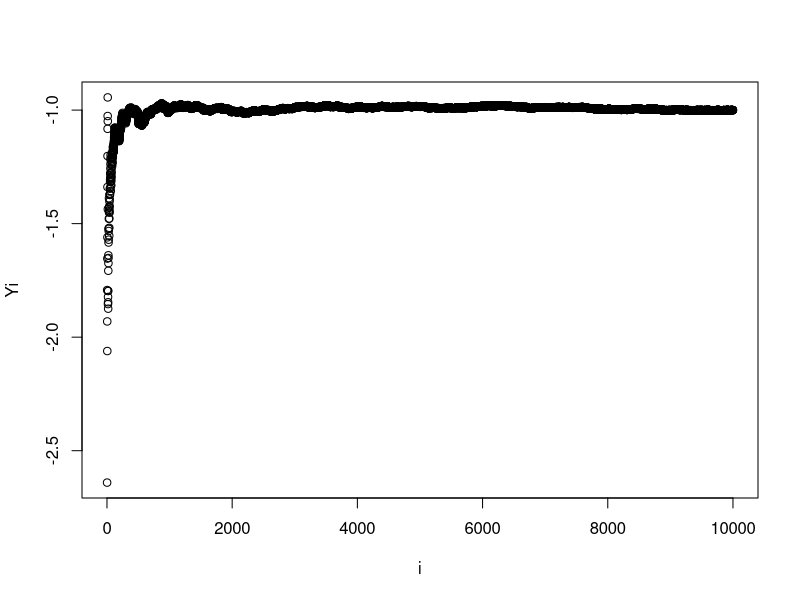
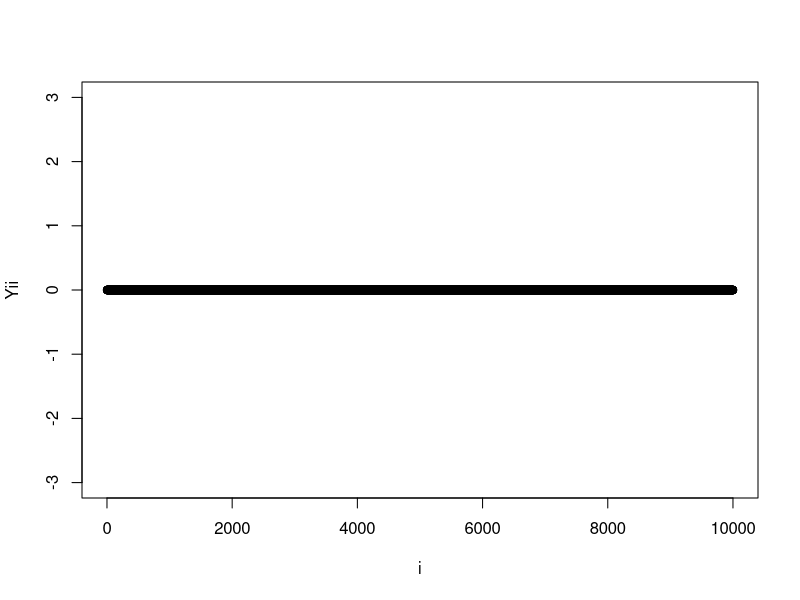
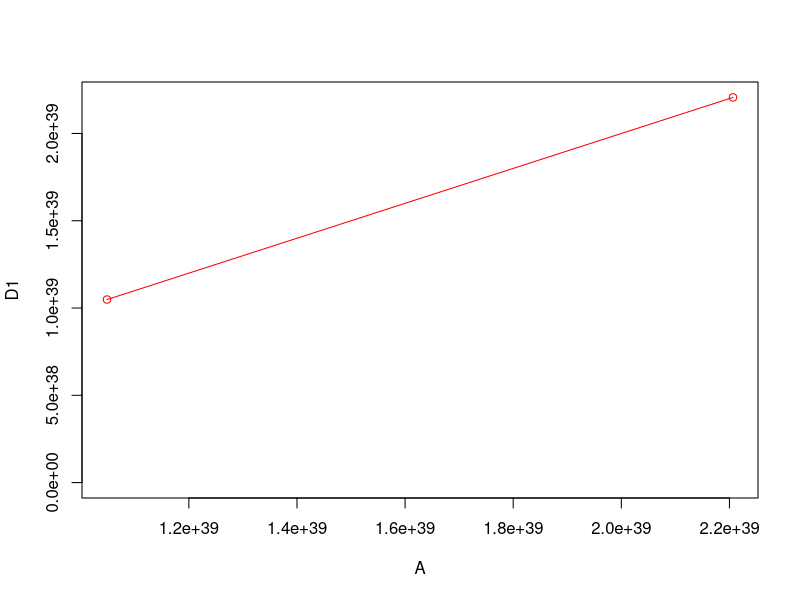
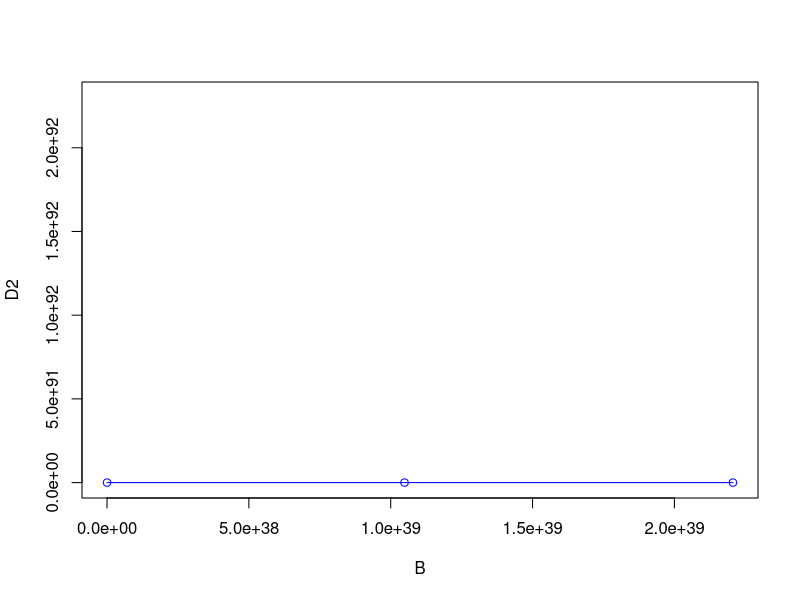
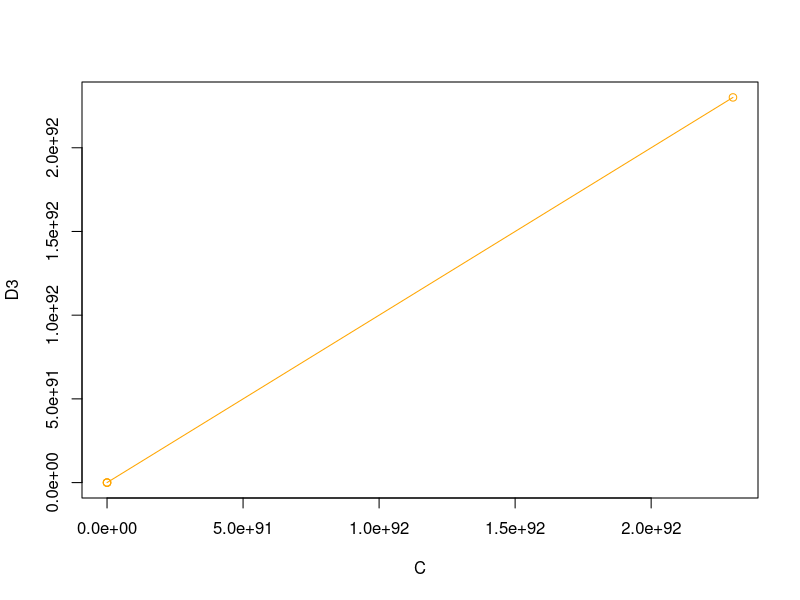

These charts were generated, in order, by the following R code:
## ---- chunk 1
knitr::opts_chunk$set(echo = TRUE, comment = NA)
## ---- chunk 2
x1 = 1/3 
x2 = 1/4
if ( x1-x2 == 1/12) {
print ("Subtsraction is correct")
}else {
print ( " Substraction is wrong" )
}
## ---- chunk 3
x1 = 1
x2 = 1/2
if ( x1-x2 == 1/2) {
  print ("Subtsraction is correct")
}else {
  print ( " Substraction is wrong" )
}
## ---- chunk 4
x1 = 1/3 
x2 = 1/4
if (isTRUE(all.equal((x1 - x2),1/12))) {
  print ("Subtsraction is correct")
}else {
  print ( " Substraction is wrong" )
}

## ---- chunk 5
f = function(x){x}

derivative_func = function(f=f,x){
  e = 10^-15
  f1 = (f(x + e) - f(x)) / e
  return(f1)
}
## ---- chunk 6
x1 = derivative_func(f,1)
x1
## ---- chunk 7
x100000 = derivative_func(f,100000)
x100000
## ---- chunk 8
myvar = function(x){
  n = length(x)
  x2 = 0
  x1 = 0
  for(i in 1:n){
    x2 = x2 + x2^2
    x1 = x1 + x1
  }
  var = 1/(1-n) * (x2 - (1/n) * x1^2)
  return(var)
}
## ---- chunk 9
x = rnorm(10000, mean = 10^8, sd = 1)
## ---- chunk 10
n = length(x)
i = 1:10000
Yi = 0
for( j in 1:n){
  Yi[j] = myvar(x[1:j]) - var(x[1:j])
}
plot(x = i , y = Yi)

## ---- chunk 11
better_var = function(x){
  len = length(x)
  x_bar = rep(mean(x),len)
  v = (sum((x - x_bar)^2 ))/ (len-1)
  return(v)
}

n = length(x)
i = 1:10000
Yii = 0
j=0
for( j in 1:n){
  Yii[j] = better_var(x[1:j]) - var(x[1:j])
}

plot(x = i, y = Yii, ylim = c(-3,3))

## ---- chunk 12
n = 8
k = 14
prod(1:n)/(prod(1:k)*prod(1:(n-k)))      # A expression
prod((k+1):n)/prod(1:(n-k))              # B expression
prod(((k+1):n)/(1:(n-k)))                # C expression
choose(n,k)
## ---- chunk 13
n = 8
k = 8
prod(1:n)/(prod(1:k)*prod(1:(n-k)))      # A expression
prod((k+1):n)/prod(1:(n-k))              # B expression
prod(((k+1):n)/(1:(n-k)))                # C expression
choose(n,k)
## ---- chunk 14
n = 10
k = -12
prod(1:n)/(prod(1:k)*prod(1:(n-k)))      # A expression
prod((k+1):n)/prod(1:(n-k))              # B expression
prod(((k+1):n)/(1:(n-k)))                # C expression
choose(n,k)
## ---- chunk 15
n = c(148, 148, 200, 320, 1500)
k = c(101, 100, 179, 191, 990)
i = 0
for(i in 1:5){
A = prod(1:n[i])/(prod(1:k[i])*prod(1:(n[i]-k[i])))
B = prod((k[i]+1):n[i])/prod(1:(n[i]-k[i]))
C = prod(((k[i]+1):n[i])/(1:(n[i]-k[i])))
D = choose(n[i], k[i])
print(A)
print(B)
print(C)
print(D)
}
## ---- chunk 16
A = c(1.048632e+39, 2.206498e+39, NaN)                        
B = c(1.048632e+39, 2.206498e+39, 1.383075e+28, NaN)                                                                    
C = c(1.048632e+39, 2.206498e+39, 1.383075e+28, 2.300721e+92, Inf)
D1 = c(1.048632e+39, 2.206498e+39, 1.383075e+28)
D2 = c(1.048632e+39, 2.206498e+39, 1.383075e+28, 2.300721e+92) 
D3 = c(1.048632e+39, 2.206498e+39, 1.383075e+28, 2.300721e+92, Inf)
plot(A, D1, type = "o", col = "red")
plot(B, D2, type = "o", col = "blue")
plot(C, D3, type = "o", col = "orange")
## ---- chunk 17
n = 199
k = 197
prod(1:n)/(prod(1:k)*prod(1:(n-k)))      # A expression
prod((k+1):n)/prod(1:(n-k))              # B expression
prod(((k+1):n)/(1:(n-k)))                # C expression
choose(n,k)
## ---- chunk 18
n = 199
k = 19
prod(1:n)/(prod(1:k)*prod(1:(n-k)))      # A expression
prod((k+1):n)/prod(1:(n-k))              # B expression
prod(((k+1):n)/(1:(n-k)))                # C expression
choose(n,k)
## ---- chunk 19
n = 10037
k = 997
prod(1:n)/(prod(1:k)*prod(1:(n-k)))      # A expression
prod((k+1):n)/prod(1:(n-k))              # B expression
prod(((k+1):n)/(1:(n-k)))                # C expression
choose(n,k)
